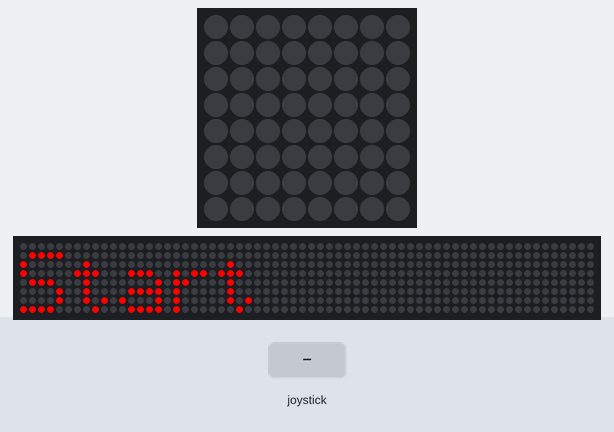
Recording of a program running on a simulated Raspberry Pi (BCM pin numbers) with a Sense HAT. On the bench: the Sense HAT's 8×8 RGB LED matrix, a strip that is not on the board, showing the scrolling text unrolled. Inputs (shaded band) come from the test bench. The 64×8 strip is a reading aid, not a part: it shows the text the matrix is scrolling, unrolled, one strip-width of it at a time.

Above: at 15.07 s.
16.6 s: joystick pushed up
At 19.8 s:
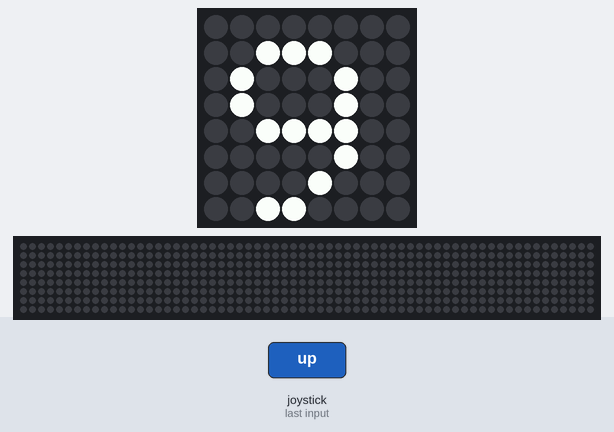
At 21.2 s:
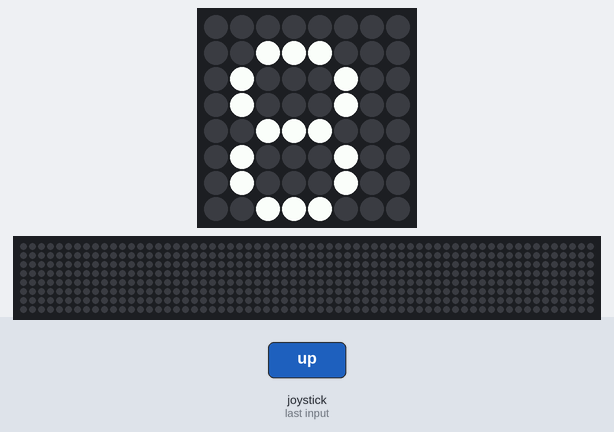

The program:

counter.py
```python
#!/bin/python3

from sense_hat import SenseHat
from time import sleep

sense = SenseHat()
sense.clear()
sense.show_message("Press the Button to Start", text_colour=[255, 0, 0])
event = sense.stick.wait_for_event()

sleep(1)
sense.show_message("10", text_colour=[255, 255, 255])
for i in range (9,-1,-1):
    sense.show_letter( str(i) )
    sleep(1)
sense.clear()
sense.show_message("Bang!", text_colour=[255, 0, 0])
sleep(0.5)
sense.show_letter("*", text_colour=[175, 0, 175])
```

Measured:
- after the input at 16.6 s, the LEDs: first change after 1.1 s (image 1 shows a later state)
- what the display in image 1 shows lasts 1.0 s, from 19.4 s to 20.4 s
